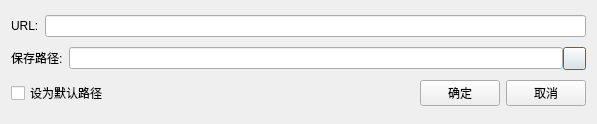
<?xml version="1.0" encoding="UTF-8"?>
<ui version="4.0">
 <class>NewTaskDialog</class>
 <widget class="QDialog" name="NewTaskDialog">
  <property name="geometry">
   <rect>
    <x>0</x>
    <y>0</y>
    <width>597</width>
    <height>124</height>
   </rect>
  </property>
  <property name="windowTitle">
   <string>新建任务</string>
  </property>
  <layout class="QVBoxLayout" name="verticalLayout">
   <item>
    <layout class="QHBoxLayout" name="horizontalLayout">
     <item>
      <widget class="QLabel" name="label">
       <property name="sizePolicy">
        <sizepolicy hsizetype="Fixed" vsizetype="Fixed">
         <horstretch>0</horstretch>
         <verstretch>0</verstretch>
        </sizepolicy>
       </property>
       <property name="text">
        <string>URL:</string>
       </property>
      </widget>
     </item>
     <item>
      <widget class="QLineEdit" name="url"/>
     </item>
    </layout>
   </item>
   <item>
    <layout class="QHBoxLayout" name="horizontalLayout_5">
     <item>
      <widget class="QLabel" name="label_2">
       <property name="sizePolicy">
        <sizepolicy hsizetype="Fixed" vsizetype="Fixed">
         <horstretch>0</horstretch>
         <verstretch>0</verstretch>
        </sizepolicy>
       </property>
       <property name="text">
        <string>保存路径:</string>
       </property>
      </widget>
     </item>
     <item>
      <layout class="QHBoxLayout" name="horizontalLayout_4">
       <property name="spacing">
        <number>0</number>
       </property>
       <item>
        <widget class="QLineEdit" name="path"/>
       </item>
       <item>
        <widget class="QPushButton" name="btnBrowse">
         <property name="sizePolicy">
          <sizepolicy hsizetype="Fixed" vsizetype="Fixed">
           <horstretch>0</horstretch>
           <verstretch>0</verstretch>
          </sizepolicy>
         </property>
         <property name="minimumSize">
          <size>
           <width>23</width>
           <height>23</height>
          </size>
         </property>
         <property name="maximumSize">
          <size>
           <width>23</width>
           <height>23</height>
          </size>
         </property>
         <property name="text">
          <string/>
         </property>
        </widget>
       </item>
      </layout>
     </item>
    </layout>
   </item>
   <item>
    <layout class="QHBoxLayout" name="horizontalLayout_3">
     <item>
      <widget class="QCheckBox" name="isDefault">
       <property name="text">
        <string>设为默认路径</string>
       </property>
      </widget>
     </item>
     <item>
      <spacer name="horizontalSpacer">
       <property name="orientation">
        <enum>Qt::Horizontal</enum>
       </property>
       <property name="sizeHint" stdset="0">
        <size>
         <width>40</width>
         <height>20</height>
        </size>
       </property>
      </spacer>
     </item>
     <item>
      <layout class="QHBoxLayout" name="horizontalLayout_2">
       <item>
        <widget class="QPushButton" name="btnOK">
         <property name="text">
          <string>确定</string>
         </property>
        </widget>
       </item>
       <item>
        <widget class="QPushButton" name="btnCancel">
         <property name="text">
          <string>取消</string>
         </property>
        </widget>
       </item>
      </layout>
     </item>
    </layout>
   </item>
  </layout>
 </widget>
 <resources/>
 <connections/>
</ui>
